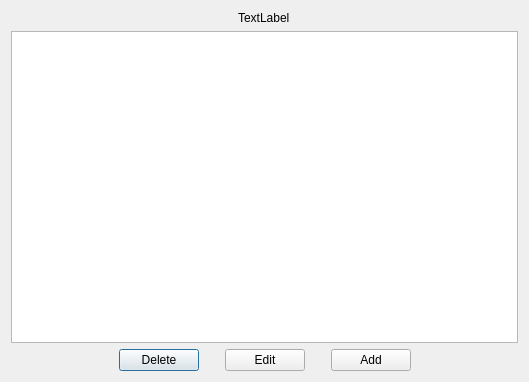
<?xml version="1.0" encoding="UTF-8"?>
<ui version="4.0">
 <class>Dialog</class>
 <widget class="QDialog" name="Dialog">
  <property name="geometry">
   <rect>
    <x>0</x>
    <y>0</y>
    <width>529</width>
    <height>382</height>
   </rect>
  </property>
  <property name="windowTitle">
   <string>Note Browser</string>
  </property>
  <layout class="QVBoxLayout" name="verticalLayout">
   <item>
    <layout class="QHBoxLayout" name="horizontalLayout_2">
     <item>
      <widget class="QLabel" name="labelDeckName">
       <property name="sizePolicy">
        <sizepolicy hsizetype="Fixed" vsizetype="Fixed">
         <horstretch>0</horstretch>
         <verstretch>0</verstretch>
        </sizepolicy>
       </property>
       <property name="text">
        <string>TextLabel</string>
       </property>
      </widget>
     </item>
    </layout>
   </item>
   <item>
    <widget class="QTableWidget" name="tableNotes"/>
   </item>
   <item>
    <layout class="QHBoxLayout" name="horizontalLayout">
     <item>
      <spacer name="horizontalSpacer">
       <property name="orientation">
        <enum>Qt::Horizontal</enum>
       </property>
       <property name="sizeHint" stdset="0">
        <size>
         <width>40</width>
         <height>20</height>
        </size>
       </property>
      </spacer>
     </item>
     <item>
      <widget class="QPushButton" name="buttonDelete">
       <property name="text">
        <string>Delete</string>
       </property>
      </widget>
     </item>
     <item>
      <spacer name="horizontalSpacer_3">
       <property name="orientation">
        <enum>Qt::Horizontal</enum>
       </property>
       <property name="sizeType">
        <enum>QSizePolicy::Fixed</enum>
       </property>
       <property name="sizeHint" stdset="0">
        <size>
         <width>20</width>
         <height>20</height>
        </size>
       </property>
      </spacer>
     </item>
     <item>
      <widget class="QPushButton" name="buttonEdit">
       <property name="text">
        <string>Edit</string>
       </property>
      </widget>
     </item>
     <item>
      <spacer name="horizontalSpacer_4">
       <property name="orientation">
        <enum>Qt::Horizontal</enum>
       </property>
       <property name="sizeType">
        <enum>QSizePolicy::Fixed</enum>
       </property>
       <property name="sizeHint" stdset="0">
        <size>
         <width>20</width>
         <height>20</height>
        </size>
       </property>
      </spacer>
     </item>
     <item>
      <widget class="QPushButton" name="buttonAdd">
       <property name="text">
        <string>Add</string>
       </property>
      </widget>
     </item>
     <item>
      <spacer name="horizontalSpacer_2">
       <property name="orientation">
        <enum>Qt::Horizontal</enum>
       </property>
       <property name="sizeHint" stdset="0">
        <size>
         <width>40</width>
         <height>20</height>
        </size>
       </property>
      </spacer>
     </item>
    </layout>
   </item>
  </layout>
 </widget>
 <resources/>
 <connections/>
</ui>
